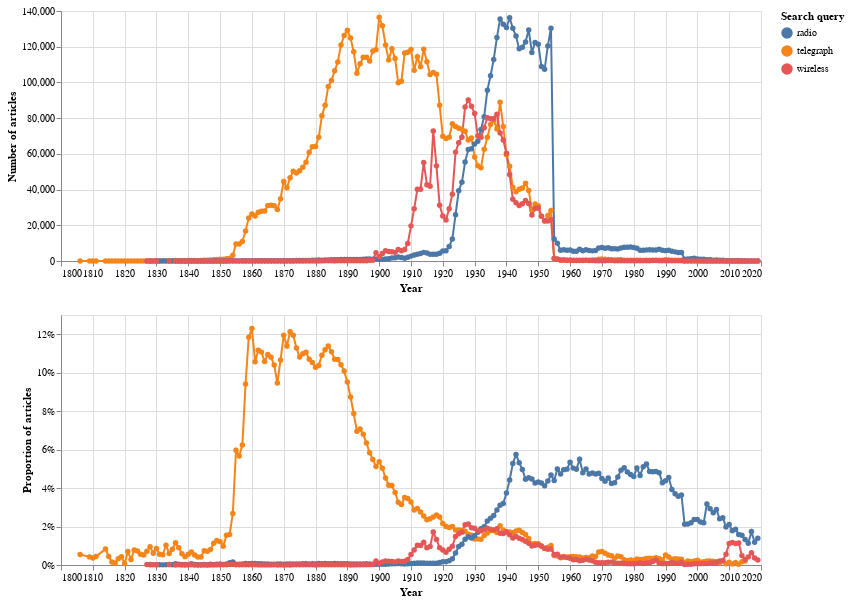

The notebook cell this image was saved under:
### Markdown cell above
Let's use the new functions to create charts for our queries.

### Code cell
# Chart total results
chart3 = make_chart_totals(df_queries_merged, "query", "Search query")

# Chart proportions
chart4 = make_chart_proportions(df_queries_merged, "query", "Search query")

# Shorthand way of concatenating the two charts (note there's only one legend)
chart3 & chart4

### Figure 1 — Vega-Lite specification as saved in the notebook (floating-point values rounded to 4 significant figures; data arrays with more than 128 entries replaced by an {"elided": "..."} marker saying what was removed)
{"config": {"view": {"continuousWidth": 400, "continuousHeight": 300}}, "vconcat": [{"mark": {"type": "line", "point": true}, "encoding": {"color": {"field": "query", "legend": {"title": "Search query"}, "type": "nominal"}, "tooltip": [{"field": "query", "title": "Search query", "type": "nominal"}, {"field": "year", "title": "Year", "type": "quantitative"}, {"field": "total_results", "format": ",", "title": "Articles", "type": "quantitative"}], "x": {"axis": {"format": "c", "title": "Year"}, "field": "year", "type": "quantitative"}, "y": {"axis": {"format": ",d", "title": "Number of articles"}, "field": "total_results", "type": "quantitative"}}, "height": 250, "width": 700}, {"mark": {"type": "line", "point": true}, "encoding": {"color": {"field": "query", "legend": {"title": "Search query"}, "type": "nominal"}, "tooltip": [{"field": "query", "title": "Search query", "type": "nominal"}, {"field": "year", "title": "Year", "type": "quantitative"}, {"field": "proportion", "format": "%", "title": "Proportion", "type": "quantitative"}], "x": {"axis": {"format": "c", "title": "Year"}, "field": "year", "type": "quantitative"}, "y": {"axis": {"format": "%", "title": "Proportion of articles"}, "field": "proportion", "stack": null, "type": "quantitative"}}, "height": 250, "width": 700}], "data": {"name": "data-55b6a292d9bfedcaa083587bdd1c2a32"}, "$schema": "https://vega.github.io/schema/vega-lite/v4.17.0.json", "datasets": {"data-55b6a292d9bfedcaa083587bdd1c2a32": {"elided": "586 records"}}}
